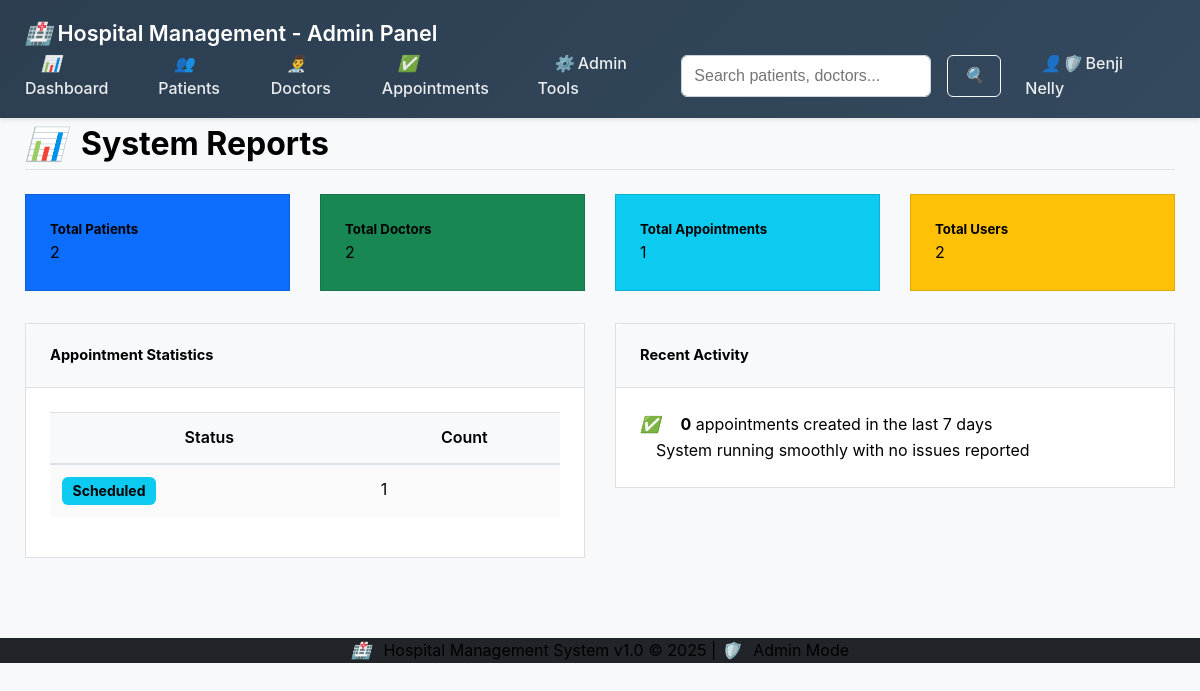
Screenshot of /admin/reports (signed in) with the database file from the repository.
### models.py (models this page shows, shortened)
class User(db.Model, UserMixin):
    id = db.Column(db.Integer, primary_key=True)
    username = db.Column(db.String(20), unique=True, nullable=False)
    email = db.Column(db.String(120), unique=True, nullable=False)
    first_name = db.Column(db.String(50), nullable=False)
    last_name = db.Column(db.String(50), nullable=False)
    password = db.Column(db.String(60), nullable=False)
    role = db.Column(db.String(20), default='staff')  # 'admin' or 'staff'
    created_at = db.Column(db.DateTime, default=datetime.utcnow)

class Appointment(db.Model):
    id = db.Column(db.Integer, primary_key=True)
    patient_id = db.Column(db.Integer, db.ForeignKey('patient.id'), nullable=False)
    doctor_id = db.Column(db.Integer, db.ForeignKey('doctor.id'), nullable=False)
    appointment_date = db.Column(db.Date, nullable=False)
    appointment_time = db.Column(db.Time, nullable=False)
    duration = db.Column(db.Integer, default=60)  # Duration in minutes
    diagnosis = db.Column(db.Text, nullable=False)
    status = db.Column(db.String(20), default='Scheduled')
    created_at = db.Column(db.DateTime, default=datetime.utcnow)

### app.py (the view)
@app.route('/admin/reports')
@login_required
@admin_required
def system_reports():
    total_patients = Patient.query.count()
    total_doctors = Doctor.query.count()
    total_appointments = Appointment.query.count()
    total_users = User.query.count()
    appointment_stats = db.session.query(
        Appointment.status,
        db.func.count(Appointment.id)
    ).group_by(Appointment.status).all()
    week_ago = datetime.now() - timedelta(days=7)
    recent_appointments = Appointment.query.filter(
        Appointment.created_at >= week_ago
    ).count()
    return render_template_with_role('admin_reports.html',
                                   title='System Reports',
                                   total_patients=total_patients,
                                   total_doctors=total_doctors,
                                   total_appointments=total_appointments,
                                   total_users=total_users,
                                   appointment_stats=appointment_stats,
                                   recent_appointments=recent_appointments)

### app.py (called while the page is built)
@login_manager.user_loader
def load_user(user_id):
    return User.query.get(int(user_id))

def render_template_with_role(template, **context):
    if current_user.is_authenticated and current_user.role == 'admin':
        base_template = 'base_admin.html'
    else:
        base_template = 'base_user.html'
    return render_template(template, base_template=base_template, **context)

@app.context_processor
def inject_today_date():
    return {'min_date': date.today().strftime('%Y-%m-%d')}

### templates/admin_reports.html (shortened to what this page needs)
{% extends "base_admin.html" %}
{% block content %}
<div class="d-flex justify-content-between flex-wrap flex-md-nowrap align-items-center pt-3 pb-2 mb-3 border-bottom">
    <h1 class="h2"><i class="fas fa-chart-bar me-2"></i>System Reports</h1>
</div>
<div class="row">
    <div class="col-md-3 mb-4">
        <div class="card text-white bg-primary">
            <div class="card-body">
                <h5 class="card-title">Total Patients</h5>
                <p class="card-text display-6">{{ total_patients }}</p>
            </div>
        </div>
    </div>
    <div class="col-md-3 mb-4">
        <div class="card text-white bg-success">
            <div class="card-body">
                <h5 class="card-title">Total Doctors</h5>
                <p class="card-text display-6">{{ total_doctors }}</p>
            </div>
        </div>
    </div>
    <div class="col-md-3 mb-4">
        <div class="card text-white bg-info">
            <div class="card-body">
                <h5 class="card-title">Total Appointments</h5>
                <p class="card-text display-6">{{ total_appointments }}</p>
            </div>
        </div>
    </div>
    <div class="col-md-3 mb-4">
        <div class="card text-white bg-warning">
            <div class="card-body">
                <h5 class="card-title">Total Users</h5>
                <p class="card-text display-6">{{ total_users }}</p>
            </div>
        </div>
    </div>
</div>
<div class="row">
    <div class="col-md-6 mb-4">
        <div class="card">
            <div class="card-header">
                <h5 class="card-title">Appointment Statistics</h5>
            </div>
            <div class="card-body">
                <div class="table-responsive">
                    <table class="table table-striped">
                        <thead>
                            <tr>
                                <th>Status</th>
                                <th>Count</th>
                            </tr>
                        </thead>
                        <tbody>
                            {% for status, count in appointment_stats %}
                            <tr>
                                <td>
                                    <span class="badge bg-{% if status == 'Scheduled' %}info{% elif status == 'Completed' %}success{% else %}danger{% endif %}">
                                        {{ status }}
                                    </span>
                                </td>
                                <td>{{ count }}</td>
                            </tr>
                            {% endfor %}
                        </tbody>
                    </table>
                </div>
            </div>
        </div>
    </div>
    <div class="col-md-6 mb-4">
        <div class="card">
            <div class="card-header">
                <h5 class="card-title">Recent Activity</h5>
            </div>
            <div class="card-body">
                <p class="card-text">
                    <i class="fas fa-calendar-check me-2"></i>
                    <strong>{{ recent_appointments }}</strong> appointments created in the last 7 days
                </p>
                <p class="card-text">
                    System running smoothly with no issues reported
                </p>
            </div>
        </div>
    </div>
</div>
{% endblock %}

### templates/base_admin.html (shortened to what this page needs)
<!DOCTYPE html>
<html lang="en">
<head>
</head>
<body class="admin-body">
    <nav class="navbar navbar-expand-lg navbar-dark admin-nav">
        <div class="container-fluid">
            <a class="navbar-brand" href="{{ url_for('dashboard') }}">
                <i class="fa-hospital"></i> Hospital Management - Admin Panel
            </a>
            <div class="d-flex align-items-center">
                <ul class="navbar-nav me-auto">
                    <li class="nav-item">
                        <a class="nav-link" href="{{ url_for('dashboard') }}">
                            <i class="fa-tachometer-alt"></i> Dashboard
                        </a>
                    </li>
                    <li class="nav-item">
                        <a class="nav-link" href="{{ url_for('patients') }}">
                            <i class="fa-users"></i> Patients
                        </a>
                    </li>
                    <li class="nav-item">
                        <a class="nav-link" href="{{ url_for('doctors') }}">
                            <i class="fa-user-md"></i> Doctors
                        </a>
                    </li>
                    <li class="nav-item">
                        <a class="nav-link" href="{{ url_for('appointments') }}">
                            <i class="fa-calendar-check"></i> Appointments
                        </a>
                    </li>
                    <li class="nav-item dropdown">
                        <a class="nav-link dropdown-toggle" href="#" id="adminDropdown" role="button">
                            <i class="fa-cogs"></i> Admin Tools
                        </a>
                    </li>
                </ul>
                <form class="d-flex me-3" action="{{ url_for('search') }}" method="GET">
                    <input class="form-control me-2" type="search" name="q" placeholder="Search patients, doctors..." aria-label="Search" style="min-width: 250px;">
                    <button class="btn btn-outline-light" type="submit">
                        <i class="fa-search"></i>
                    </button>
                </form>
                <ul class="navbar-nav">
                    <li class="nav-item dropdown">
                        <a class="nav-link dropdown-toggle" href="#" id="userDropdown" role="button">
                            <i class="fa-user-shield"></i> {{ current_user.first_name }} {{ current_user.last_name }}
                        </a>
                    </li>
                </ul>
            </div>
        </div>
    </nav>
    <div class="container-fluid px-4 py-4">
        {% block content %}{% endblock %}
    </div>
    <footer class="bg-dark text-white text-center py-4 mt-5">
        <div class="container-fluid">
            <p class="mb-0">
                <i class="fa-hospital me-1"></i> Hospital Management System v1.0 &copy; 2025
                | <i class="fa-shield-alt me-1"></i> Admin Mode
            </p>
        </div>
    </footer>
</body>
</html>

### rows the page displays
User: first_name "Benji", last_name "Nelly"
Appointment: status "Scheduled", count "1"

### other values shown
{{ total_patients }} "2"
{{ total_doctors }} "2"
{{ total_appointments }} "1"
{{ total_users }} "2"
{{ recent_appointments }} "0"
